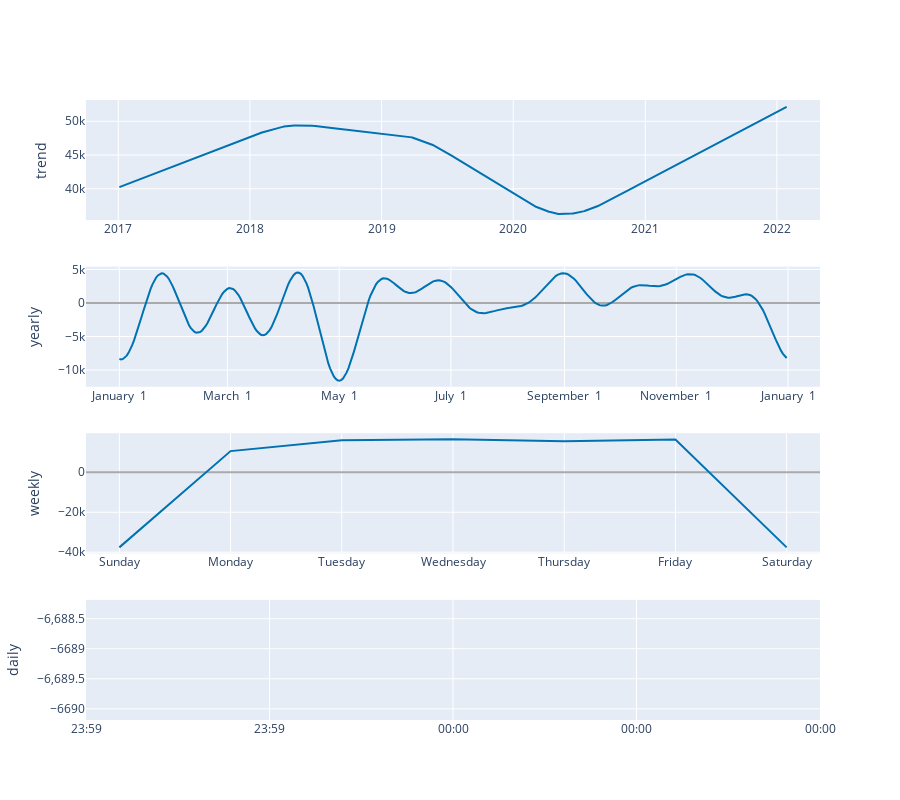

The notebook cell this image was saved under:
### Code cell
plot_components_plotly(m, forecast)

### Figure 1 — Plotly figure (JSON) as saved in the notebook; plotly's stock layout.template omitted (floating-point values rounded to 4 significant figures; data arrays with more than 128 entries replaced by an {"elided": "..."} marker saying what was removed)
{"data": [{"line": {"color": "#0072B2", "width": 2}, "mode": "lines", "name": "trend", "type": "scatter", "x": {"elided": "1610 str values"}, "xaxis": "x", "y": {"elided": "1610 float values"}, "yaxis": "y"}, {"line": {"color": "rgba(0, 114, 178, 0.2)", "width": 0}, "mode": "lines", "name": "trend_upper", "type": "scatter", "x": {"elided": "1610 str values"}, "xaxis": "x", "y": {"elided": "1610 float values"}, "yaxis": "y"}, {"fill": "tonexty", "fillcolor": "rgba(0, 114, 178, 0.2)", "line": {"color": "rgba(0, 114, 178, 0.2)", "width": 0}, "mode": "lines", "name": "trend_lower", "type": "scatter", "x": {"elided": "1610 str values"}, "xaxis": "x", "y": {"elided": "1610 float values"}, "yaxis": "y"}, {"line": {"color": "#0072B2", "width": 2}, "mode": "lines", "name": "yearly", "type": "scatter", "x": {"elided": "365 str values"}, "xaxis": "x2", "y": {"elided": "365 float values"}, "yaxis": "y2"}, {"line": {"color": "#0072B2", "width": 2}, "mode": "lines", "name": "weekly", "type": "scatter", "x": ["2017-01-01T00:00:00", "2017-01-02T00:00:00", "2017-01-03T00:00:00", "2017-01-04T00:00:00", "2017-01-05T00:00:00", "2017-01-06T00:00:00", "2017-01-07T00:00:00"], "xaxis": "x3", "y": [-37570.0, 10600.0, 16080.0, 16530.0, 15490.0, 16430.0, -37560.0], "yaxis": "y3"}, {"line": {"color": "#0072B2", "width": 2}, "mode": "lines", "name": "daily", "type": "scatter", "x": ["2017-01-01T00:00:00"], "xaxis": "x4", "y": [-6689.0], "yaxis": "y4"}], "layout": {"height": 800, "showlegend": false, "width": 900, "xaxis": {"anchor": "y", "domain": [0, 1], "range": ["2016-10-03T12:00:00", "2022-04-30T12:00:00"], "type": "date"}, "xaxis2": {"anchor": "y2", "domain": [0, 1], "range": ["2016-12-13T18:54:02.958904115", "2018-01-18T11:04:57.863013581"], "tickformat": "%B %e", "type": "date"}, "xaxis3": {"anchor": "y3", "domain": [0, 1], "range": ["2016-12-31T16:48:00", "2017-01-07T07:12:00"], "tickformat": "%A", "type": "date"}, "xaxis4": {"anchor": "y4", "domain": [0, 1], "range": ["2017-01-01T00:00:00", "2017-01-01T00:00:00"], "tickformat": "%H:%M", "type": "date"}, "yaxis": {"anchor": "x", "domain": [0.8063, 1], "rangemode": "normal", "title": {"text": "trend"}, "zerolinecolor": "#AAA"}, "yaxis2": {"anchor": "x2", "domain": [0.5375, 0.7312], "title": {"text": "yearly"}, "zerolinecolor": "#AAA"}, "yaxis3": {"anchor": "x3", "domain": [0.2687, 0.4625], "title": {"text": "weekly"}, "zerolinecolor": "#AAA"}, "yaxis4": {"anchor": "x4", "domain": [0, 0.1938], "title": {"text": "daily"}, "zerolinecolor": "#AAA"}}}
